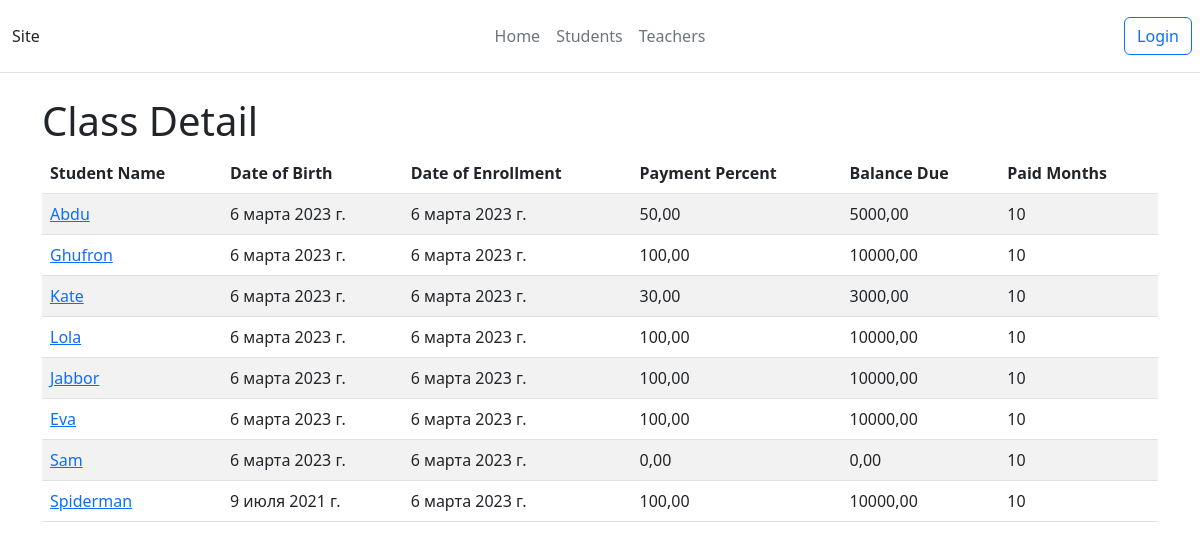
/students, run on the app's committed database.
### main/models.py (models this page shows, shortened)
class Student(models.Model):
    name = models.CharField(max_length=100)
    date_of_birth = models.DateField()
    date_of_enrollment = models.DateField()
    payment_percent = models.DecimalField(max_digits=5, decimal_places=2)
    balance_due = models.DecimalField(max_digits=10, decimal_places=2)
    paid_months = models.CharField(max_length=100)

### main/views.py (the view)
# urls.py: path('students', views.class_detail, name='students'),
def class_detail(request):
    students = Student.objects.all()
    context = {'students': students, 'action': 'students_detail', 'class_number': ''}
    return render(request, 'main/class_detail.html', context)

### main/templates/main/class_detail.html (shortened to what this page needs)
{% extends 'main/base.html' %}
{% block content %}
  <h1>Class {{ class_number }} Detail</h1>
  <table class="table table-striped">
    <thead>
      <tr>
        <th>Student Name</th>
        <th>Date of Birth</th>
        <th>Date of Enrollment</th>
        <th>Payment Percent</th>
        <th>Balance Due</th>
        <th>Paid Months</th>
      </tr>
    </thead>
    <tbody>
      {% for student in students %}
        <tr>
          <td><a href="{% url 'student_detail' name=student.name %}">{{ student.name }}</a></td>
          <td>{{ student.date_of_birth }}</td>
          <td>{{ student.date_of_enrollment }}</td>
          <td>{{ student.payment_percent }}</td>
          <td>{{ student.balance_due }}</td>
          <td>{{ student.paid_months }}</td>
        </tr>
      {% endfor %}
    </tbody>
  </table>
{% endblock %}

### main/templates/main/base.html (shortened to what this page needs)
{% load static %}
<!DOCTYPE html>
<html lang="en">
<head>
    <link href="https://cdn.jsdelivr.net/npm/bootstrap@5.3.0-alpha1/dist/css/bootstrap.min.css" rel="stylesheet">
</head>
<body>
    <header class="d-flex flex-wrap align-items-center justify-content-center justify-content-md-between py-3 mb-4 border-bottom">
        <a href="/" class="d-flex align-items-center col-md-3 mb-2 mb-md-0 text-dark text-decoration-none">
            <div class="container">Site</div>
            <svg class="bi me-2" width="40" height="32" role="img" aria-label="Bootstrap"><use xlink:href="#bootstrap"></use></svg>
        </a>
        <ul class="nav col-12 col-md-auto mb-2 justify-content-center mb-md-0">
            <li><a href="{% url 'index' %}" class="nav-link px-2 link-secondary">Home</a></li>
            <li><a href="{% url 'students' %}" class="nav-link px-2 link-secondary">Students</a></li>
            <li><a href="{% url 'teachers' %}" class="nav-link px-2 link-secondary">Teachers</a></li>
        </ul>
        <div class="col-md-3 text-end">
            {% if user.is_authenticated %}
                <a href="{% url 'logout' %}" class="btn btn-primary">Logout</a>
            {% else %}
                <a class="btn btn-outline-primary me-2" href="{% url 'login' %}">Login</a>
            {% endif %}
        </div>
    </header>
    <div class="container">
        {% block content %}{% endblock content %}
    </div>
</body>
</html>

### data on the page
Student: name "Abdu", date_of_birth "6 марта 2023 г.", date_of_enrollment "6 марта 2023 г.", payment_percent "50,00", balance_due "5000,00", paid_months "10"
Student: name "Ghufron", date_of_birth "6 марта 2023 г.", date_of_enrollment "6 марта 2023 г.", payment_percent "100,00", balance_due "10000,00", paid_months "10"
Student: name "Kate", date_of_birth "6 марта 2023 г.", date_of_enrollment "6 марта 2023 г.", payment_percent "30,00", balance_due "3000,00", paid_months "10"
Student: name "Lola", date_of_birth "6 марта 2023 г.", date_of_enrollment "6 марта 2023 г.", payment_percent "100,00", balance_due "10000,00", paid_months "10"
Student: name "Jabbor", date_of_birth "6 марта 2023 г.", date_of_enrollment "6 марта 2023 г.", payment_percent "100,00", balance_due "10000,00", paid_months "10"
Student: name "Eva", date_of_birth "6 марта 2023 г.", date_of_enrollment "6 марта 2023 г.", payment_percent "100,00", balance_due "10000,00", paid_months "10"
Student: name "Sam", date_of_birth "6 марта 2023 г.", date_of_enrollment "6 марта 2023 г.", payment_percent "0,00", balance_due "0,00", paid_months "10"
Student: name "Spiderman", date_of_birth "9 июля 2021 г.", date_of_enrollment "6 марта 2023 г.", payment_percent "100,00", balance_due "10000,00", paid_months "10"
